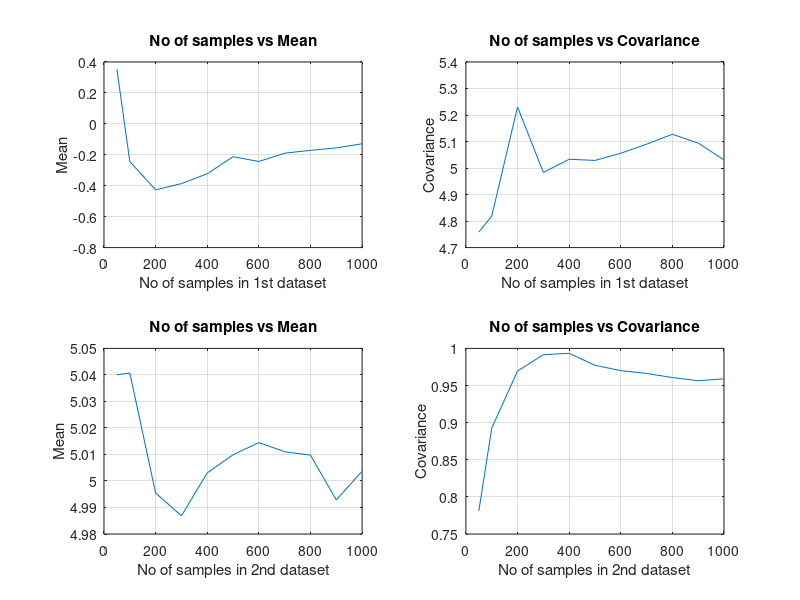

Write the MATLAB code that produced this figure. (Note: this script raises an error after producing the figure.)
clc
clear

% export the data distribution from task 1 into csv and read them
data1 = csvread('data1.csv',1,0);  %data for class 1
data2 = csvread('data2.csv',1,0);  %data for class 2

% initialise array for mean and sigma for both data
mu_1 = []; sigma_1 = []; mu_2 = []; sigma_2 = [];

disp('***Parameter estimation***')
% first part: Number of samples vs parameters estimated
for index = [50, 100, 200, 300, 400, 500, 600, 700, 800, 900, 999]
    data_indexed_1 = data1(1:index);  %different number of samples for each iteration
    data_indexed_2 = data2(1:index);  %different number of samples for each iteration
    phat1 = mle(data_indexed_1);      %using mle built in function, to generate parameters,
    muhat1 = phat1(1);                %mean and sigma
    sigmahat1 = phat1(2);
    
    phat2 = mle(data_indexed_2);      %repeat same process for data class 2
    muhat2 = phat2(1);
    sigmahat2 = phat2(2); 

    mu_1 = [mu_1 muhat1];             %append mean into mu_1 array
    sigma_1 = [sigma_1 sigmahat1];    %append sigma into sigma_1 array
    mu_2 = [mu_2 muhat2];             %append mean into mu_2 array
    sigma_2 = [sigma_2 sigmahat2];    %append sigma into sigma_2 array
end

% plotting the graph to demonstrate the relationship
x = [50, 100, 200, 300, 400, 500, 600, 700, 800, 900, 999];
figure(1)
subplot(2,2,1)
plot(x, mu_1)      %plot no of samples vs mean in dataset1
xlabel('No of samples in 1st dataset')
ylabel('Mean')
title('No of samples vs Mean')
grid on

subplot(2,2,2)
plot(x, sigma_1)   %plot no of samples vs sigma in dataset1
xlabel('No of samples in 1st dataset')
ylabel('Covariance')
title('No of samples vs Covariance')
grid on

subplot(2,2,3)
plot(x, mu_2)      %plot no of samples vs mean in dataset2
xlabel('No of samples in 2nd dataset')
ylabel('Mean')
title('No of samples vs Mean')
grid on

subplot(2,2,4)
plot(x, sigma_2)   %plot no of samples vs sigma in dataset2
grid on
xlabel('No of samples in 2nd dataset')
ylabel('Covariance')
title('No of samples vs Covariance')

% Second part: Plot no of samples vs classification accuracy
X_data = [data1; data2];        %initialize input data by merging 2 classes of data
Y_data = csvread('target.csv', 1, 0);   %the class data for both dataset

prior = [0.9 0.1];         %specifying the priors
classNames = {'1','2'};     %defining the class names

% initialise array for classification accuracy for  data
loss_array=[];

for index = [50, 100, 200, 300, 400, 500, 600, 700, 800, 900, 998]
    X = [X_data(1:index); X_data(1001:(1000+index))];
    Y = [Y_data(1:index); Y_data(1001:(1000+index))];
    Mdl = fitcnb(X,Y,'ClassNames',classNames,'Prior',prior);
    defaultPriorMdl = Mdl;
    defaultCVMdl = crossval(defaultPriorMdl);
    % Estimate the cross-validation error using 10-fold cross-validation.
    defaultLoss = kfoldLoss(defaultCVMdl); 
    loss_array = [loss_array defaultLoss];
end

figure(2)
x_num = [100, 200, 400, 600, 800, 1000, 1200, 1400, 1600, 1800, 1998];
plot(x_num, loss_array)   %plot no of samples vs sigma in dataset2
grid on
xlabel('No of samples in the dataset')
ylabel('Loss')
title('No of samples vs Loss')

